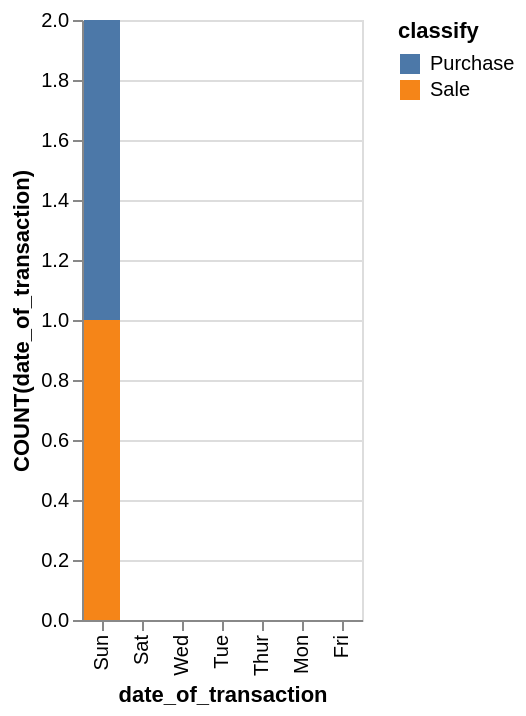

Write a Vega-Lite specification for this figure.
### Vega-Lite specification from a JSON file in a GitHub repository (floating-point values rounded to 4 significant figures)
{"data": {"values": [{"x_data": "Sun", "y_data": 1, "classify": "Purchase"}, {"x_data": "Sat", "y_data": 0, "classify": "Purchase"}, {"x_data": "Wed", "y_data": 0, "classify": "Purchase"}, {"x_data": "Tue", "y_data": 0, "classify": "Purchase"}, {"x_data": "Thur", "y_data": 0, "classify": "Purchase"}, {"x_data": "Mon", "y_data": 0, "classify": "Purchase"}, {"x_data": "Fri", "y_data": 0, "classify": "Purchase"}, {"x_data": "Sun", "y_data": 1, "classify": "Sale"}, {"x_data": "Sat", "y_data": 0, "classify": "Sale"}, {"x_data": "Wed", "y_data": 0, "classify": "Sale"}, {"x_data": "Tue", "y_data": 0, "classify": "Sale"}, {"x_data": "Thur", "y_data": 0, "classify": "Sale"}, {"x_data": "Mon", "y_data": 0, "classify": "Sale"}, {"x_data": "Fri", "y_data": 0, "classify": "Sale"}]}, "mark": "bar", "encoding": {"x": {"field": "x_data", "type": "nominal", "title": "date_of_transaction", "sort": {"op": "sum", "field": "y_data", "order": "descending"}}, "y": {"field": "y_data", "type": "quantitative", "title": "COUNT(date_of_transaction)"}, "color": {"field": "classify"}}}
